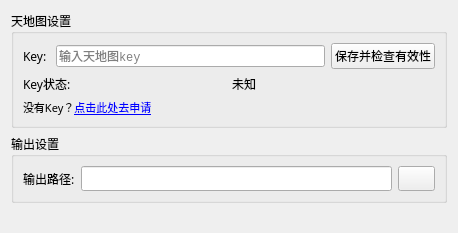
<?xml version="1.0" encoding="UTF-8"?>
<ui version="4.0">
 <class>SettingDialog</class>
 <widget class="QWidget" name="SettingDialog">
  <property name="geometry">
   <rect>
    <x>0</x>
    <y>0</y>
    <width>458</width>
    <height>233</height>
   </rect>
  </property>
  <property name="windowTitle">
   <string>设置</string>
  </property>
  <layout class="QHBoxLayout" name="horizontalLayout_5">
   <item>
    <layout class="QVBoxLayout" name="verticalLayout">
     <item>
      <widget class="QGroupBox" name="groupBox">
       <property name="font">
        <font>
         <family>微软雅黑</family>
        </font>
       </property>
       <property name="title">
        <string>天地图设置</string>
       </property>
       <layout class="QVBoxLayout" name="verticalLayout_2">
        <item>
         <layout class="QHBoxLayout" name="horizontalLayout" stretch="1,10,2">
          <item>
           <widget class="QLabel" name="label">
            <property name="text">
             <string>Key:</string>
            </property>
           </widget>
          </item>
          <item>
           <widget class="QgsPasswordLineEdit" name="mLineEdit_key">
            <property name="font">
             <font>
              <family>Consolas</family>
             </font>
            </property>
            <property name="placeholderText">
             <string>输入天地图key</string>
            </property>
            <property name="clearButtonEnabled">
             <bool>false</bool>
            </property>
            <property name="showLockIcon" stdset="0">
             <bool>false</bool>
            </property>
           </widget>
          </item>
          <item>
           <widget class="QPushButton" name="pushButton">
            <property name="text">
             <string>保存并检查有效性</string>
            </property>
           </widget>
          </item>
         </layout>
        </item>
        <item>
         <layout class="QHBoxLayout" name="horizontalLayout_2">
          <item>
           <widget class="QLabel" name="label_2">
            <property name="text">
             <string>Key状态:</string>
            </property>
           </widget>
          </item>
          <item>
           <widget class="QLabel" name="label_keystatus">
            <property name="text">
             <string>未知</string>
            </property>
           </widget>
          </item>
         </layout>
        </item>
        <item>
         <layout class="QHBoxLayout" name="horizontalLayout_4">
          <item>
           <widget class="QLabel" name="label_4">
            <property name="text">
             <string>&lt;html&gt;&lt;head/&gt;&lt;body&gt;&lt;p&gt;&lt;span style=&quot; font-size:8pt;&quot;&gt;没有Key？&lt;/span&gt;&lt;a href=&quot;https://console.tianditu.gov.cn/api/key&quot;&gt;&lt;span style=&quot; font-size:8pt; text-decoration: underline; color:#0000ff;&quot;&gt;点击此处去申请&lt;/span&gt;&lt;/a&gt;&lt;/p&gt;&lt;/body&gt;&lt;/html&gt;</string>
            </property>
            <property name="openExternalLinks">
             <bool>true</bool>
            </property>
           </widget>
          </item>
         </layout>
        </item>
       </layout>
      </widget>
     </item>
     <item>
      <widget class="QGroupBox" name="groupBox_2">
       <property name="font">
        <font>
         <family>微软雅黑</family>
        </font>
       </property>
       <property name="title">
        <string>输出设置</string>
       </property>
       <layout class="QVBoxLayout" name="verticalLayout_3">
        <item>
         <layout class="QHBoxLayout" name="horizontalLayout_3">
          <item>
           <widget class="QLabel" name="label_3">
            <property name="text">
             <string>输出路径:</string>
            </property>
           </widget>
          </item>
          <item>
           <widget class="QLineEdit" name="mlineEdit_outpath"/>
          </item>
          <item>
           <widget class="QPushButton" name="btn_select_file">
            <property name="sizePolicy">
             <sizepolicy hsizetype="Fixed" vsizetype="Fixed">
              <horstretch>0</horstretch>
              <verstretch>0</verstretch>
             </sizepolicy>
            </property>
            <property name="text">
             <string/>
            </property>
            <property name="icon">
             <iconset>
              <normaloff>../icons/select_file.png</normaloff>../icons/select_file.png</iconset>
            </property>
           </widget>
          </item>
         </layout>
        </item>
       </layout>
      </widget>
     </item>
     <item>
      <spacer name="verticalSpacer">
       <property name="orientation">
        <enum>Qt::Vertical</enum>
       </property>
       <property name="sizeHint" stdset="0">
        <size>
         <width>20</width>
         <height>40</height>
        </size>
       </property>
      </spacer>
     </item>
    </layout>
   </item>
  </layout>
 </widget>
 <customwidgets>
  <customwidget>
   <class>QgsPasswordLineEdit</class>
   <extends>QLineEdit</extends>
   <header>qgspasswordlineedit.h</header>
  </customwidget>
 </customwidgets>
 <resources/>
 <connections/>
</ui>
